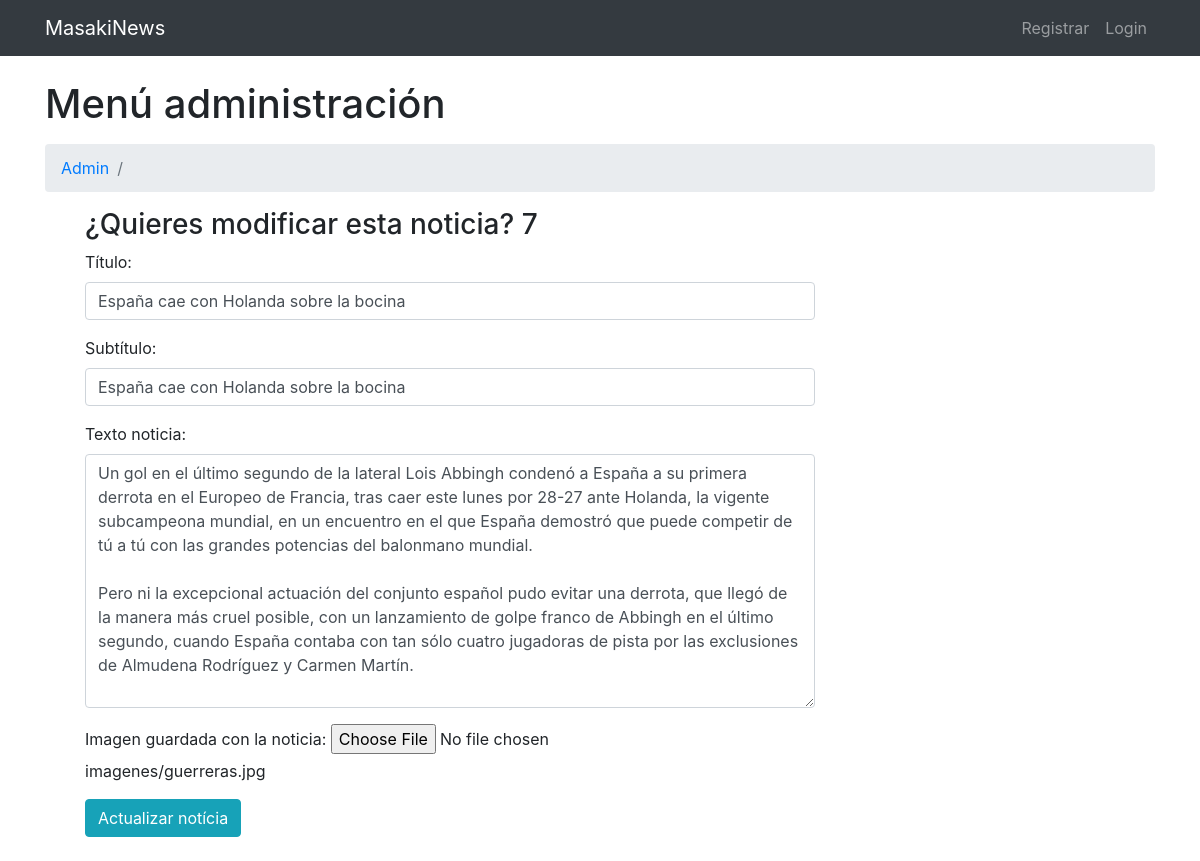
The page /View/modificarNoticia.php?id=7 (signed in) on the database its author committed.
### tables this page shows
CREATE TABLE IF NOT EXISTS `noticias` (
  `idnoticia` int(11) NOT NULL AUTO_INCREMENT,
  `autor` varchar(45) NOT NULL,
  `editor` varchar(45) NOT NULL,
  `titulo` varchar(100) NOT NULL,
  `idseccion` int(11) NOT NULL,
  `subtitulo` varchar(100) NOT NULL,
  `texto` longtext NOT NULL,
  `imagen` varchar(45) DEFAULT NULL,
  `fechaCreacion` date NOT NULL,
  `fechaModificacion` date NOT NULL,
  `fechaPublicacion` date NOT NULL,
  PRIMARY KEY (`idnoticia`),
  KEY `fk_noticias_1_idx` (`idseccion`),
  KEY `fk_noticias_2_idx` (`autor`),
  KEY `fk_noticias_3_idx` (`editor`)
);

### Classes/BuscadorNoticias.php (called while the page is built, shortened)
<?php
require_once "../Model/Noticias.php";
class BuscadorNoticias
{
    public function selectNew($idnoticia = null){
        if($idnoticia != null){
            $conexion = new Conexion();
            $consulta = $conexion->prepare('SELECT * FROM noticias WHERE idnoticia = :idnoticia');
            $consulta->bindParam(':idnoticia', $idnoticia);
            $consulta->execute();
            $registro = $consulta->fetchAll();
            foreach ($registro as $row){
                $noticia = new Noticias();
                $noticia->setIdnoticia($idnoticia);
                $noticia->setAutor($row['autor']);
                $noticia->setEditor($row['editor']);
                $noticia->setTitulo($row['titulo']);
                $noticia->setSubtitulo($row['subtitulo']);
                $noticia->setTexto($row['texto']);
                $noticia->setImagen($row['imagen']);
                $noticia->setIdseccion($row['idseccion']);
                $noticia->setFechaCreacion($fechaCreacion = date("d-m-Y"));
                $noticia->setFechaModificacion($fechaModificacion= date("d-m-Y"));
                $noticia->setFechaPublicacion($fechaPublicacio = date('d-m-Y'));
            }
            return $noticia;
        }
        throw new Exception(" Not found",404);
    }
}

### Model/Noticias.php (called while the page is built, shortened)
<?php
class Noticias
{
    private $titulo;
    private $subtitulo;
    private $texto;
    private $imagen;
    public function getTitulo()
    {
        return $this->titulo;
    }
    public function setTitulo($titulo)
    {
        $this->titulo = $titulo;
    }
    public function getSubtitulo()
    {
        return $this->subtitulo;
    }
    public function setSubtitulo($subtitulo)
    {
        $this->subtitulo = $subtitulo;
    }
    public function getTexto()
    {
        return $this->texto;
    }
    public function setTexto($texto)
    {
        $this->texto = $texto;
    }
    public function getImagen()
    {
        return $this->imagen;
    }
    public function setImagen($imagen)
    {
        $this->imagen = $imagen;
    }
}

### View/modificarNoticia.php (the view, shortened to what this page needs)
<?php
require_once "../Classes/BuscadorNoticias.php";
require_once "../Model/Noticias.php";
if(isset($_SESSION['username']) && $_GET['id'] ){
    $idnoticia =intval($_GET['id']);
    $buscador = new BuscadorNoticias();
    $noticia = $buscador->selectNew($idnoticia);
}
?>
<!DOCTYPE html>
<html>
<head>
</head>
<body>
<div class="container">
    <div class="row">
        <ul>
        </ul>
        <div class="col-lg-8 mb-4">
            <h3>¿Quieres modificar esta noticia? <?php echo $_GET['id']?></h3>
            <form name="sentMessage" method="post" id="contactForm" action="<?php echo htmlspecialchars($_SERVER['PHP_SELF']);?>">
                <div class="control-group form-group">
                    <div class="controls">
                        <label for="titulo">Título:</label>
                        <input name="titulo" type="text" class="form-control" value="<?php echo $noticia->getTitulo()?>" required data-validation-required-message="Título">
                    </div>
                </div>
                <div class="control-group form-group">
                    <div class="controls">
                        <label for="subtitulo">Subtítulo:</label>
                        <input name="subtitulo" type="text" class="form-control" id="subtitulo" value="<?php echo $noticia->getSubtitulo()?>">
                    </div>
                </div>
                <div class="control-group form-group">
                    <div class="controls">
                        <label for="texto">Texto noticia:</label>
                        <textarea  rows="10" cols="100" class="form-control" id="textoNoticia" required data-validation-required-message="Texto notícia"
                                   name="texto"><?php echo $noticia->getTexto()?>
                    </textarea>
                    </div>
                </div>
                <div class="control-group form-group">
                    <div class="controls form-control-file">
                        <label for="imagen">Imagen guardada con la noticia: </label>
                        <input type="file" name="imagen" id="imagen" value="" data-validation-required-message="Adjunta una imagen">
                        <?php echo $noticia->getImagen(); ?>
                    </div>
                </div>
                <button type="submit" class="btn btn-info" name="submit" id="guardarNoticia" value="actualizar">Actualizar notícia</button>
            </form>
        </div>
    </div>
</div>
</body>
</html>

### public/CSS/modern-business.css (style rules this page uses)
body { padding-top: 54px; }
@media (min-width: 992px) { body { padding-top: 56px; } }

### public/CSS/micss.css (style rules this page uses)
.nav-item { text-decoration: none; }

### rows shown on the page
noticias: titulo "España cae con Holanda sobre la bocina", subtitulo "España cae con Holanda sobre la bocina", texto "Un gol en el último segundo de la lateral Lois Abbingh condenó a España a su primera derrota en el Europeo de Francia, tras caer este lunes por 28-27 ante Holanda, la vigente subcampeona mundial, en un encuentro en el que España demostró que puede competir de tú a tú con las grandes potencias del balonmano mundial. Pero ni la excepcional actuación del conjunto español pudo evitar una derrota, que llegó de la manera más cruel posible, con un lanzamiento de golpe franco de Abbingh en el último segundo, cuando España contaba con tan sólo cuatro jugadoras de pista por las exclusiones de Almudena Rodríguez y Carmen Martín.", imagen "imagenes/guerreras.jpg"

### other values the page prints
$_GET['id'] "7"
